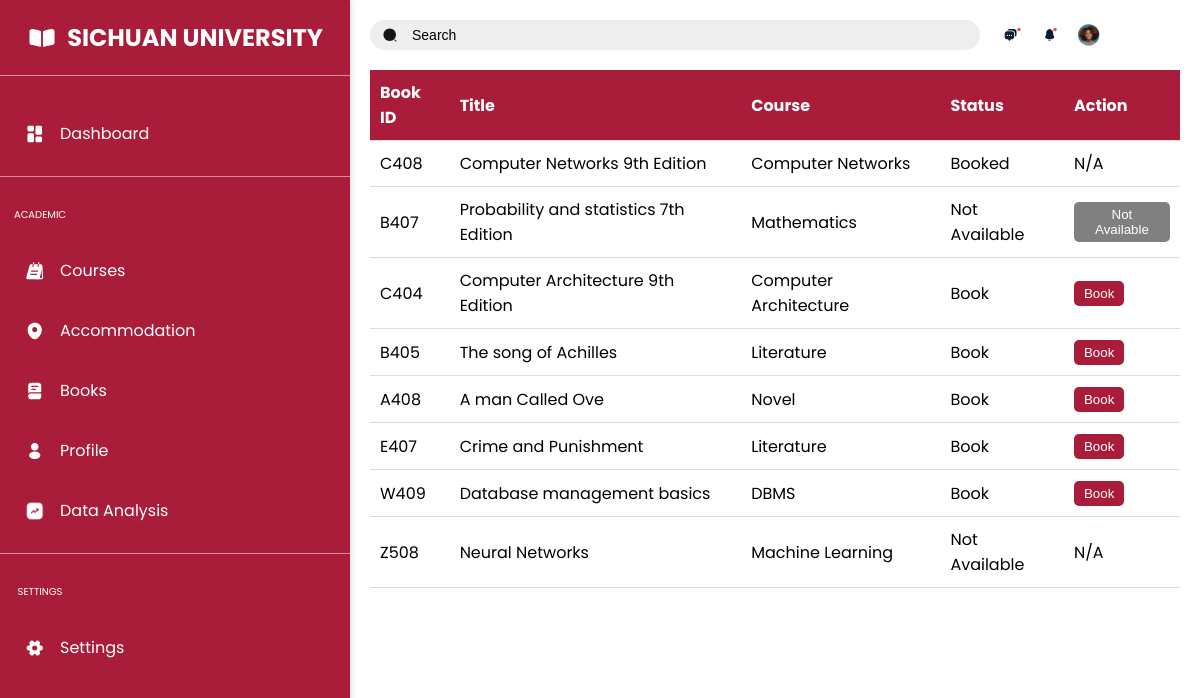
Before: /books with the older database file.
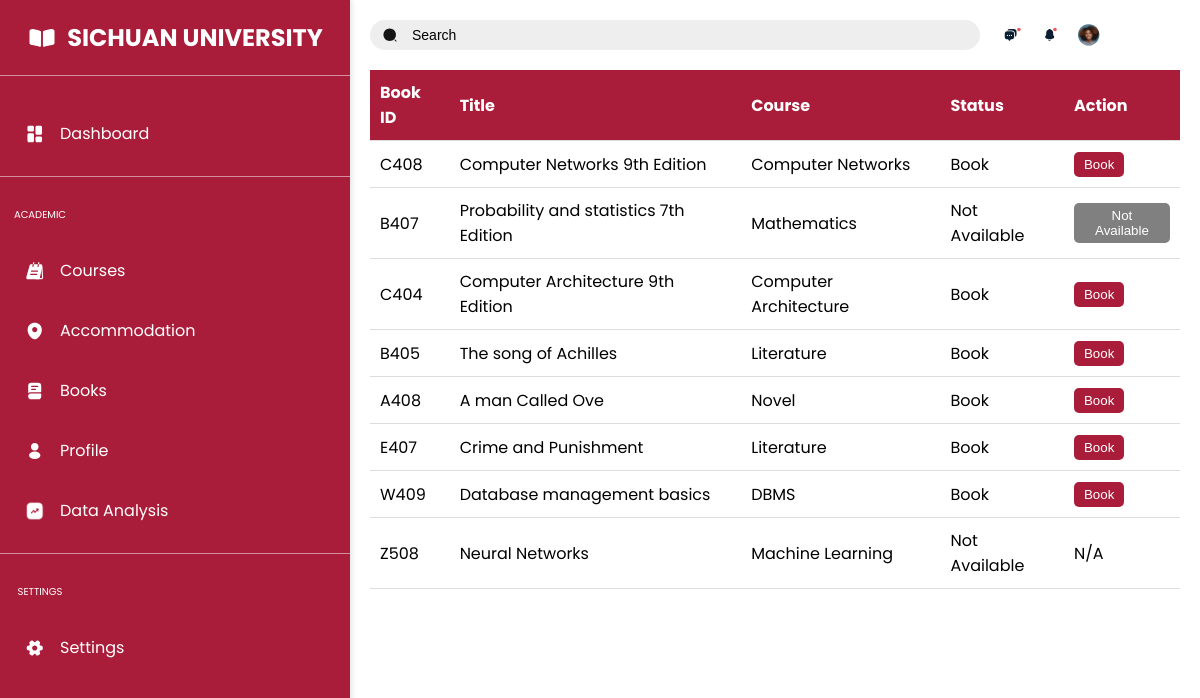
After: the same page with the newer database file.
### tables this page shows
CREATE TABLE books (
                       id INTEGER PRIMARY KEY AUTOINCREMENT,
                       bookId TEXT NOT NULL,
                       title TEXT NOT NULL,
                       course TEXT NOT NULL,
                       status TEXT NOT NULL
            );

### app.py (the view)
@app.route('/books')
def books():
    books = get_books()
    if books is not None:
        return render_template('books.html', books=books)
    else:
        flash('Error fetching books.','error')
        return redirect(url_for('dashboard'))

### app.py (called while the page is built)
def get_db_connection():
    conn = sqlite3.connect('student_info_system.db')
    conn.row_factory = sqlite3.Row  # This allows us to access columns by name
    return conn

def get_books():
    try:
        conn = get_db_connection()
        books = conn.execute('SELECT * FROM books').fetchall()
        conn.close()
        return books
    except sqlite3.Error as e:
        print(f"Error fetching books: {e}")
        return None

### templates/books.html (shortened to what this page needs)
<!DOCTYPE html>
<html lang="en">
<head>
</head>
<body>
    <div class="sidebar">
        <div class="title">
            <img src="/static/img/book.svg" alt="Book Icon" width="30" height="30">
            <h1>SICHUAN UNIVERSITY</h1>
        </div>
        <hr>
        <a href="/dashboard" class="button">
            <img src="/static/img/dash.svg" alt="Dash Icon" width="20" height="20">
            Dashboard
        </a>
        <hr>
        <p>ACADEMIC</p>
        <a href="/courses" class="button">
            <img src="/static/img/menu.svg" alt="Menu Icon" width="20" height="20">
            Courses
        </a>
        <a href="/accommodations" class="button">
            <img src="/static/img/location.svg" alt="Location Icon" width="20" height="20">
            Accommodation
        </a>
        <a href="/books" class="button">
            <img src="/static/img/books.svg" alt="Books Icon" width="20" height="20">
            Books
        </a>
        <a href="/profile" class="button">
            <img src="/static/img/profile.svg" alt="Profile Icon" width="20" height="20">
            Profile
        </a>
        <a href="/analysis" class="button">
            <img src="/static/img/analysis.png" alt="Analysis Icon" width="20" height="20">
            Data Analysis
        </a>
        <hr>
        <p>SETTINGS</p>
        <a href="#" class="button">
            <img src="/static/img/SET.svg" alt="Settings Icon" width="20" height="20">
            Settings
        </a>
    </div>
    <div class="content">
        <img class="icons" src="/static/img/icons.svg" alt="Icons" width="100" height="100">
        <div class="search-bar">
            <img src="/static/img/search-normal.svg" alt="Search Icon" width="20" height="20">
            <input type="text" placeholder="Search">
        </div>
        <table>
            <thead>
                <tr>
                    <th>Book ID</th>
                    <th>Title</th>
                    <th>Course</th>
                    <th>Status</th>
                    <th>Action</th>
                </tr>
            </thead>
            <tbody>
                {% for book in books %}
                    <tr>
                        <td>{{ book.bookId }}</td>
                        <td>{{ book.title }}</td>
                        <td>{{ book.course }}</td>
                        <td>{{ book.status }}</td>
                        <td>
                            {% if book['status'] == 'Book' %}
                            <button onclick="bookBook('{{ book.Id }}')">Book</button>
                            {% elif book['status'] == 'Not Available' %}
                            <button class="disabled-button" disabled>Not Available</button>
                            {% else %}
                            N/A
                            {% endif %}
                        </td>
                    </tr>
                {% endfor %}
            </tbody>
        </table>
    </div>
</body>
</html>

### templates/books.html (style rules this page uses)
body, html { margin: 0; padding: 0; height: 100%; font-family: 'Poppins', sans-serif; display: flex; }
.sidebar { width: 100%; max-width: 350px; min-width: 200px; height: 100%; background-color: #A91D3A; position: fixed; left: 0; top: 0; overflow: auto; box-shadow: 2px 0 5px rgba(0,0,0,0.1); display: flex; flex-direction: column; padding-top: 20px; align-items: center; }
.sidebar .title { display: flex; align-items: center; justify-content: center; color: white; }
.sidebar .title img { margin-right: 10px; }
.sidebar .title h1 { font-size: 24px; font-weight: bold; margin: 0; }
.sidebar .button { width: 300px; background-color: #A91D3A; color: white; border: none; border-radius: 30px; padding: 10px; display: flex; align-items: center; justify-content: flex-start; cursor: pointer; transition: transform 0.3s ease, background-color 0.3s ease; text-decoration: none; font-size: 16px; margin-top: 15px; }
.sidebar .button img { margin-right: 15px; }
.sidebar hr { width: 100%; margin: 20px 0; height: 1px; background-color: white; opacity: 0.5; border: none; }
.sidebar p { color: white; font-size: 10px; margin-left: -270px; }
.content { margin-left: 350px; padding: 20px; flex-grow: 1; }
.icons { position: absolute; left: 1000px; top: -15px; }
.search-bar { width: 100%; max-width: 590px; height: 30px; background-color: #EEEEEE; border-radius: 30px; display: flex; align-items: center; padding: 0 10px; margin-bottom: 20px; }
.search-bar img { margin-right: 10px; }
.search-bar input { border: none; background: none; outline: none; width: 100%; font-size: 14px; color: black; }
.search-bar input::placeholder { color: black; }
table { width: 100%; border-collapse: collapse; margin-bottom: 20px; }
th, td { padding: 10px; text-align: left; border-bottom: 1px solid #ddd; }
th { background-color: #A91D3A; color: white; }
td button { padding: 5px 10px; border: none; border-radius: 5px; cursor: pointer; background-color: #A91D3A; color: white; transition: background-color 0.3s ease; }
.disabled-button { background-color: gray; color: white; cursor: not-allowed; }

Changed rows visible on the page:
changed books "Computer Networks 9th Edition": status "Booked" → "Book"; status "N/A" → "Book"
